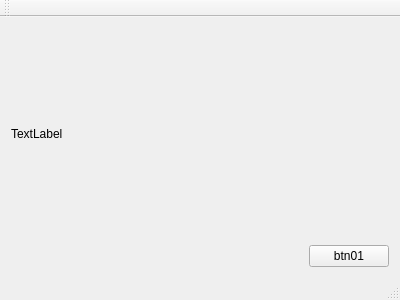
<?xml version="1.0" encoding="UTF-8"?>
<ui version="4.0">
 <class>MainWindow</class>
 <widget class="QMainWindow" name="MainWindow">
  <property name="geometry">
   <rect>
    <x>0</x>
    <y>0</y>
    <width>400</width>
    <height>300</height>
   </rect>
  </property>
  <property name="windowTitle">
   <string>MainWindow</string>
  </property>
  <widget class="QWidget" name="centralWidget">
   <layout class="QVBoxLayout" name="verticalLayout">
    <item>
     <widget class="QLabel" name="label">
      <property name="text">
       <string>TextLabel</string>
      </property>
     </widget>
    </item>
    <item>
     <layout class="QHBoxLayout" name="horizontalLayout">
      <item>
       <spacer name="horizontalSpacer">
        <property name="orientation">
         <enum>Qt::Horizontal</enum>
        </property>
        <property name="sizeHint" stdset="0">
         <size>
          <width>40</width>
          <height>20</height>
         </size>
        </property>
       </spacer>
      </item>
      <item>
       <widget class="QPushButton" name="btn01">
        <property name="text">
         <string>btn01</string>
        </property>
       </widget>
      </item>
     </layout>
    </item>
   </layout>
  </widget>
  <widget class="QMenuBar" name="menuBar">
   <property name="geometry">
    <rect>
     <x>0</x>
     <y>0</y>
     <width>400</width>
     <height>23</height>
    </rect>
   </property>
  </widget>
  <widget class="QToolBar" name="mainToolBar">
   <attribute name="toolBarArea">
    <enum>TopToolBarArea</enum>
   </attribute>
   <attribute name="toolBarBreak">
    <bool>false</bool>
   </attribute>
  </widget>
  <widget class="QStatusBar" name="statusBar"/>
 </widget>
 <layoutdefault spacing="6" margin="11"/>
 <resources/>
 <connections/>
</ui>
